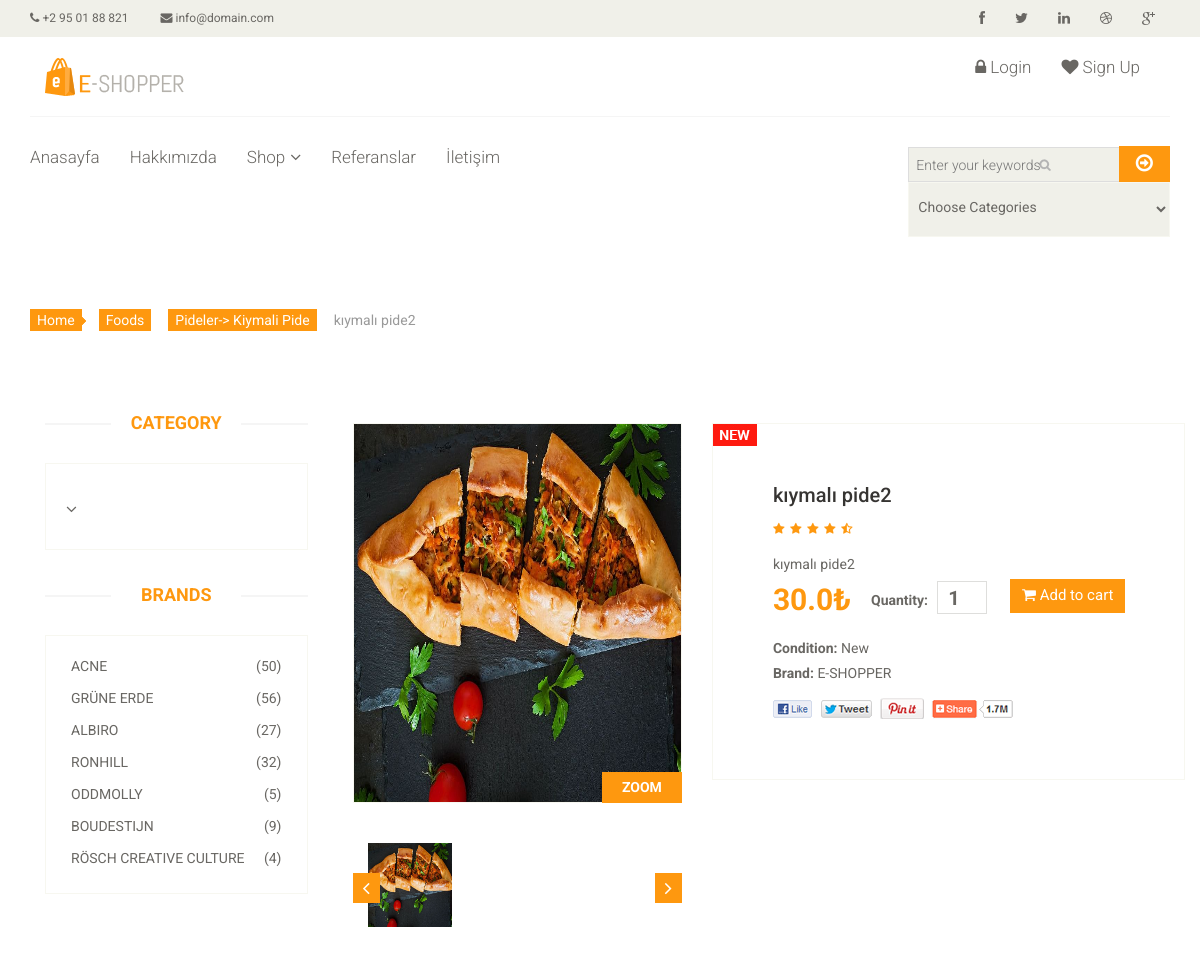
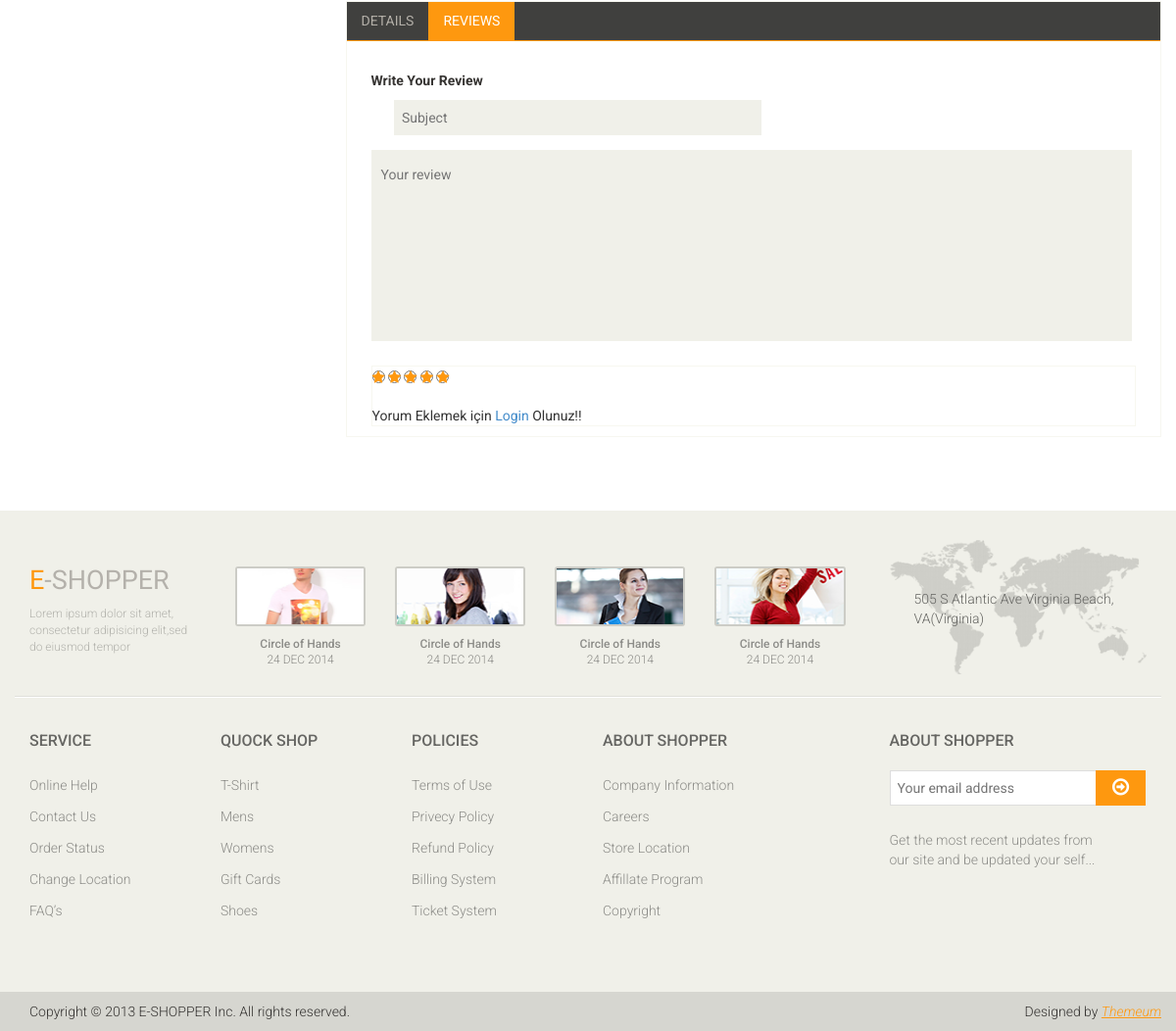
Screenshot of /food/4/Pizzas/ with the database file from the repository (2 pictures, top to bottom).
### food/models.py (models this page shows, shortened)
class Food(models.Model):
    STATUS = (
        ('True', 'Evet'),
        ('False', 'Hayır'),
    )
    category = models.ForeignKey(Category, on_delete=models.CASCADE) #relation with Category table
    title = models.CharField(max_length=150)
    keywords = models.CharField(max_length=255, blank=True)
    description = models.CharField(max_length=255, blank=True)
    image = models.ImageField(blank=True, upload_to='images/')
    price = models.FloatField()
    amount = models.IntegerField()
    detail = RichTextUploadingField()
    slug = models.SlugField(null=False, unique=True)
    status = models.CharField(max_length=10, choices=STATUS)
    create_at = models.DateTimeField(auto_now_add=True)
    update_at = models.DateTimeField(auto_now=True)
    def image_tag(self):
        return mark_safe('<img src="{}" height="50"/>'.format(self.image.url))
    image_tag.short_description = 'Image'

class Category(MPTTModel):
    STATUS = (
        ('True', 'Evet'),
        ('False', 'Hayır'),
    )
    title = models.CharField(max_length=100, unique=True)
    keywords = models.CharField(max_length=255, blank=True)
    description = models.CharField(max_length=255, blank=True)
    image = models.ImageField(blank=True, upload_to='images/')
    status = models.CharField(max_length=10, choices=STATUS)
    slug = models.SlugField(null=False, unique=True)
    parent = TreeForeignKey('self', blank=True, null=True, related_name='children', on_delete=models.CASCADE)
    create_at = models.DateTimeField(auto_now_add=True)
    update_at = models.DateTimeField(auto_now=True)
    def __str__(self):
        full_path = [self.title]
        k = self.parent
        while k is not None:
            full_path.append(k.title)
            k = k.parent
        return '-> '.join(full_path[::-1])
    class MPTTMeta:
        order_insertion_by = ['title']
    def image_tag(self):
        return mark_safe('<img src="{}" height="50"/>'.format(self.image.url))
    image_tag.short_description = 'Image'

### home/views.py (the view)
# urls.py: path('food/<int:id>/<slug:slug>/', views.product_detail, name='product_detail'),
def product_detail(request,id,slug):
    category = Category.objects.all()
    product = Food.objects.get(pk=id)
    images = Images.objects.filter(food_id=id)
    comments = Comment.objects.filter(food_id=id,status='True')
    context = {'product': product,
               'comments': comments,
               'category': category,
               'images': images,
               }
    return render(request,'product_detail.html',context)

### home/templates/product_detail.html (shortened to what this page needs)
{% extends "homebase.html" %}
{% block content %}
    <div id="contact-page" class="container">
        <div class="bg">
            <div class="row">
                <div class="col-sm-12">
                    <div id="gmap" class="contact-map">
                        <div class="breadcrumbs">
                            <ol class="breadcrumb">
                                <li><a href="#">Home</a></li>
                                <li><a href="#">Foods</a></li>
                                <li><a href="/category/{{ product.category_id }}/{{ product.category.slug }}">{{ product.category }}</a></li>
                                <li class="active">{{ product.title }}</li>
                            </ol>
                        </div>
                        {% load static %}
                        <section>
                            <div class="container">
                                <div class="row">
                                    <div class="col-sm-3">
                                        <div class="left-sidebar">
                                            <h2>Category</h2>
                                            <div class="panel-group category-products" id="accordian">
                                                <div class="row">
                                                    <div class="col-sm-9">
                                                        <div class="mainmenu pull-left">
                                                            {% load mptt_tags %}
                                                            <ul class="nav navbar-nav collapse navbar-collapse">
                                                                {% recursetree category %}
                                                                    <br><li   {% if not node.is_leaf_node %} class="dropdown" aria-expanded="true" {% endif %}><a href="/category/{{ node.id }}/{{ node.slug }}">{{ node.title }}{% if not node.is_leaf_node %}<i class="fa fa-angle-down"></i>{% endif %}</a>
                                                                </li>
                                                                {% endrecursetree %}
                                                            </ul>
                                                        </div>
                                                    </div>
                                                </div>
                                            </div>
                                            <div class="brands_products">
                                                <h2>Brands</h2>
                                                <div class="brands-name">
                                                    <ul class="nav nav-pills nav-stacked">
                                                        <li><a href=""> <span class="pull-right">(50)</span>Acne</a></li>
                                                        <li><a href=""> <span class="pull-right">(56)</span>Grüne Erde</a></li>
                                                        <li><a href=""> <span class="pull-right">(27)</span>Albiro</a></li>
                                                        <li><a href=""> <span class="pull-right">(32)</span>Ronhill</a></li>
                                                        <li><a href=""> <span class="pull-right">(5)</span>Oddmolly</a></li>
                                                        <li><a href=""> <span class="pull-right">(9)</span>Boudestijn</a></li>
                                                        <li><a href=""> <span class="pull-right">(4)</span>Rösch creative culture</a></li>
                                                    </ul>
                                                </div>
                                            </div>
                                        </div>
                                    </div>
                                    <div class="col-sm-9 padding-right">
                                        <div class="product-details">
                                            <div class="col-sm-5">
                                                <div class="view-product">
                                                    <img src="{{ product.image.url }}"  alt="" />
                                                    <h3>ZOOM</h3>
                                                </div>
                                                <div id="similar-product" class="carousel slide" data-ride="carousel">
                                                    <div class="carousel-inner">
                                                        <div class="item active">
                                                            <a href=""><img src="{{ product.image.url }}"  style="height: 84px" width="84px" alt=""></a>
                                                        </div>
                                                    </div>
                                                    <a class="left item-control" href="#similar-product" data-slide="prev">
                                                        <i class="fa fa-angle-left"></i>
                                                    </a>
                                                    <a class="right item-control" href="#similar-product" data-slide="next">
                                                        <i class="fa fa-angle-right"></i>
                                                    </a>
                                                </div>
                                            </div>
                                            <div class="col-sm-7">
                                                <div class="product-information">
                                                    <img src="{% static 'images/product-details/new.jpg' %}" class="newarrival" alt="" />
                                                    <h2>{{ product.title }}</h2>
                                                    <img src="{% static 'images/product-details/rating.png' %}" alt="" />
                                                    <span>
                                                        <p>{{ product.description }}</p>
									<span>{{ product.price }}₺</span>
									<label>Quantity:</label>
									<input type="number" class="input" min="0" max="{{ product.amount }}" value="1" />
									<button type="button" class="btn btn-fefault cart">
										<i class="fa fa-shopping-cart"></i>
										Add to cart
									</button>
								</span>
                                                    <p><b>Condition:</b> New</p>
                                                    <p><b>Brand:</b> E-SHOPPER</p>
                                                    <a href=""><img src="{% static 'images/product-details/share.png' %}" class="share img-responsive"  alt="" /></a>
                                                </div>
                                            </div>
                                        </div>
                                        <div class="category-tab shop-details-tab">
                                            <div class="col-sm-12">
                                                <ul class="nav nav-tabs">
                                                    <li><a href="#details" data-toggle="tab">Details</a></li>
                                                    <li class="active"><a href="#reviews" data-toggle="tab">Reviews</a></li>
                                                </ul>
                                            </div>
                                            <div class="tab-content">
                                                <div class="tab-pane fade active in" id="reviews" >
                                                    <div class="col-sm-12">
                                                        <p><b>Write Your Review</b></p>
                                                        <form action="/food/addcomment/{{ product.id }}" method="post">
                                                            <span>
											<input type="text" class="input" name="subject" id="id_subject" placeholder="Subject"/>
										</span>
                                                            <textarea name="comment" class="input" id="id_comment" placeholder="Your review" ></textarea>
                                                            <div class="rating-area">
                                                                <div class="ratings">
                                                                    <input type="radio"  class="fa fa-star color" id="star5" name="rate" value="5" /><label for="star5"></label>
                                                                    <input type="radio" class="fa fa-star color" id="star4" name="rate" value="4" /><label for="star4"></label>
                                                                    <input type="radio" class="fa fa-star color" id="star3" name="rate" value="3" /><label for="star3"></label>
                                                                    <input type="radio" class="fa fa-star color" id="star2" name="rate" value="2" /><label for="star2"></label>
                                                                    <input type="radio" class="fa fa-star color" id="star1" name="rate" value="1" /><label for="star1"></label>
                                                                </div><br><br>
                                                                {% if user.id is not None %}
                                                                    <button class="btn btn-default pull-right">
                                                                        Submit
                                                                    </button>
                                                                {% else %}
                                                                    Yorum Eklemek için <a href="/login">Login</a>  Olunuz!!
                                                                {% endif %}
                                                        </form>
                                                    </div>
                                                </div>
                                            </div>
                                        </div>
                                    </div>
                                </div>
                            </div>
                        </section>
                    </div>
                </div>
            </div>
        </div>
    </div>
{% endblock %}

### rows the page displays
Food: category "Pideler-> Kiymali Pide", title "kıymalı pide2", image (picture), description "kıymalı pide2", price "30.0"
